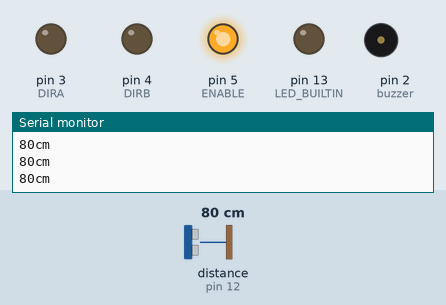
The sketch below on a simulated Arduino Uno, built with avr-gcc and run on an emulated ATmega328P. Shown: output pins drawn as LEDs (lit = HIGH), buzzer (waves = sounding, pin HIGH), the last lines printed to the serial monitor. The test bench sets the inputs (shaded band); at power-on: distance to the obstacle (sensor on pin 12) 80 cm. The echo pulse lasts 58.3 µs per cm.

Above: at 1.4 s.
1.5 s: distance to the obstacle (sensor on pin 12) set to 26 cm
3.5 s: distance to the obstacle (sensor on pin 12) set to 21 cm
At 5.0 s:
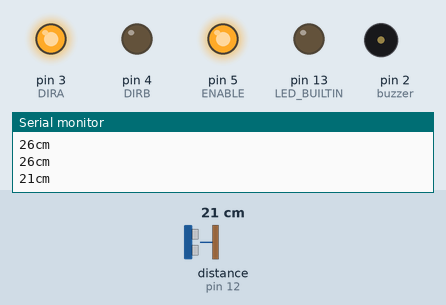
At 8.4 s:
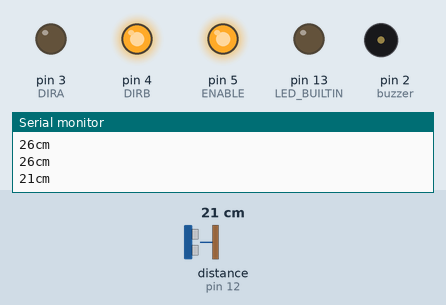
10.6 s: distance to the obstacle (sensor on pin 12) set to 2 cm
At 11.2 s:
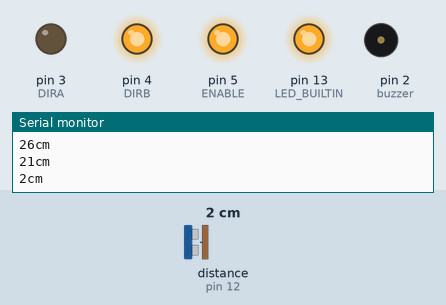
Timing chart, 0 to 13.6 s (numbered marks = the images above; inputs shaded):
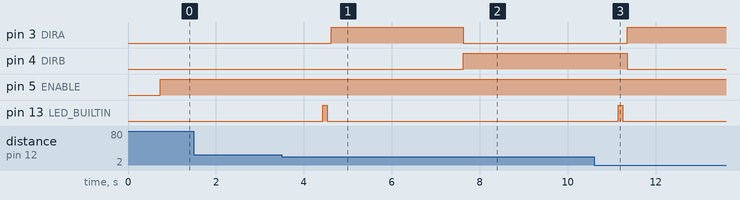

The sketch:

Ultrasound_fan_arudino.ino
```cpp
#include "SR04.h"
#define TRIG_PIN 12
#define ECHO_PIN 11
SR04 sr04 = SR04(ECHO_PIN,TRIG_PIN);
long a;

// Define for relay

#define ENABLE 5
#define DIRA 3
#define DIRB 4
int i;

// Define buzzer

int buzzer = 2 ;//the pin of the active buzzer


void setup() {
   Serial.begin(9600);
   pinMode(ENABLE,OUTPUT);
   pinMode(DIRA,OUTPUT);
   pinMode(DIRB,OUTPUT);
   pinMode(buzzer,OUTPUT);//initialize the buzzer pin as an output
   pinMode(LED_BUILTIN, OUTPUT);
   delay(200);
}

void loop() {

   a=sr04.Distance();
   Serial.print(a);
   Serial.println("cm");
   delay(500);

   digitalWrite(ENABLE,HIGH);

   if (a < 25) {
    digitalWrite(LED_BUILTIN, HIGH);   // turn the LED on (HIGH is the voltage level)
    delay(100);
    digitalWrite(LED_BUILTIN, LOW);    // turn the LED off by making the voltage LOW
    delay(100);
    for (i=0;i<2;i++)
    digitalWrite(DIRA,HIGH); //one way
    digitalWrite(DIRB,LOW);
    delay(3000);

    digitalWrite(DIRA,LOW);  //reverse
    digitalWrite(DIRB,HIGH);
    delay(3000);

    }
}
```

Measured:
- the behaviour switches between 25 and 24 cm on distance to the obstacle (sensor on pin 12) (found by bisection; images 0 and 1)
- after the input at 3.5 s, pin 3 (DIRA): LOW → HIGH after 1.1 s, → LOW 3.0 s later; pin 4 (DIRB): LOW → HIGH after 4.1 s; pin 13 (LED_BUILTIN): LOW → HIGH after 0.93 s, → LOW 0.10 s later
